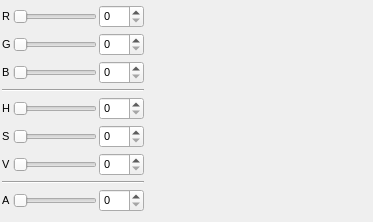
<?xml version="1.0" encoding="UTF-8"?>
<ui version="4.0">
 <class>TColourWidget</class>
 <widget class="QWidget" name="TColourWidget">
  <property name="geometry">
   <rect>
    <x>0</x>
    <y>0</y>
    <width>373</width>
    <height>222</height>
   </rect>
  </property>
  <property name="sizePolicy">
   <sizepolicy hsizetype="Minimum" vsizetype="Minimum">
    <horstretch>0</horstretch>
    <verstretch>0</verstretch>
   </sizepolicy>
  </property>
  <property name="baseSize">
   <size>
    <width>56</width>
    <height>56</height>
   </size>
  </property>
  <property name="font">
   <font>
    <pointsize>8</pointsize>
   </font>
  </property>
  <property name="windowTitle">
   <string>Colour Popup</string>
  </property>
  <layout class="QGridLayout" name="gridLayout">
   <property name="margin">
    <number>2</number>
   </property>
   <property name="spacing">
    <number>2</number>
   </property>
   <item row="4" column="1">
    <widget class="QSlider" name="HueSlider">
     <property name="toolTip">
      <string>Set the hue component of the colour (HSV)</string>
     </property>
     <property name="maximum">
      <number>359</number>
     </property>
     <property name="orientation">
      <enum>Qt::Horizontal</enum>
     </property>
    </widget>
   </item>
   <item row="1" column="0">
    <widget class="QLabel" name="label_2">
     <property name="sizePolicy">
      <sizepolicy hsizetype="Minimum" vsizetype="Preferred">
       <horstretch>0</horstretch>
       <verstretch>0</verstretch>
      </sizepolicy>
     </property>
     <property name="text">
      <string>G</string>
     </property>
    </widget>
   </item>
   <item row="1" column="1">
    <widget class="QSlider" name="GreenSlider">
     <property name="toolTip">
      <string>Set the green component of the colour (RGB)</string>
     </property>
     <property name="maximum">
      <number>255</number>
     </property>
     <property name="orientation">
      <enum>Qt::Horizontal</enum>
     </property>
    </widget>
   </item>
   <item row="5" column="2">
    <widget class="QSpinBox" name="SaturationSpin">
     <property name="toolTip">
      <string>Set the saturation component of the colour (HSV)</string>
     </property>
     <property name="maximum">
      <number>255</number>
     </property>
    </widget>
   </item>
   <item row="4" column="2">
    <widget class="QSpinBox" name="HueSpin">
     <property name="toolTip">
      <string>Set the hue component of the colour (HSV)</string>
     </property>
     <property name="maximum">
      <number>359</number>
     </property>
    </widget>
   </item>
   <item row="3" column="0" colspan="3">
    <widget class="Line" name="line">
     <property name="orientation">
      <enum>Qt::Horizontal</enum>
     </property>
    </widget>
   </item>
   <item row="4" column="0">
    <widget class="QLabel" name="label_4">
     <property name="sizePolicy">
      <sizepolicy hsizetype="Minimum" vsizetype="Preferred">
       <horstretch>0</horstretch>
       <verstretch>0</verstretch>
      </sizepolicy>
     </property>
     <property name="text">
      <string>H</string>
     </property>
    </widget>
   </item>
   <item row="2" column="0">
    <widget class="QLabel" name="label_3">
     <property name="sizePolicy">
      <sizepolicy hsizetype="Minimum" vsizetype="Preferred">
       <horstretch>0</horstretch>
       <verstretch>0</verstretch>
      </sizepolicy>
     </property>
     <property name="text">
      <string>B</string>
     </property>
    </widget>
   </item>
   <item row="1" column="2">
    <widget class="QSpinBox" name="GreenSpin">
     <property name="toolTip">
      <string>Set the green component of the colour (RGB)</string>
     </property>
     <property name="maximum">
      <number>255</number>
     </property>
    </widget>
   </item>
   <item row="0" column="0">
    <widget class="QLabel" name="label">
     <property name="sizePolicy">
      <sizepolicy hsizetype="Minimum" vsizetype="Preferred">
       <horstretch>0</horstretch>
       <verstretch>0</verstretch>
      </sizepolicy>
     </property>
     <property name="text">
      <string>R</string>
     </property>
    </widget>
   </item>
   <item row="2" column="2">
    <widget class="QSpinBox" name="BlueSpin">
     <property name="toolTip">
      <string>Set the blue component of the colour (RGB)</string>
     </property>
     <property name="maximum">
      <number>255</number>
     </property>
    </widget>
   </item>
   <item row="6" column="1">
    <widget class="QSlider" name="ValueSlider">
     <property name="toolTip">
      <string>Set the value component of the colour (HSV)</string>
     </property>
     <property name="maximum">
      <number>255</number>
     </property>
     <property name="orientation">
      <enum>Qt::Horizontal</enum>
     </property>
    </widget>
   </item>
   <item row="5" column="0">
    <widget class="QLabel" name="label_5">
     <property name="sizePolicy">
      <sizepolicy hsizetype="Minimum" vsizetype="Preferred">
       <horstretch>0</horstretch>
       <verstretch>0</verstretch>
      </sizepolicy>
     </property>
     <property name="text">
      <string>S</string>
     </property>
    </widget>
   </item>
   <item row="2" column="1">
    <widget class="QSlider" name="BlueSlider">
     <property name="toolTip">
      <string>Set the blue component of the colour (RGB)</string>
     </property>
     <property name="maximum">
      <number>255</number>
     </property>
     <property name="orientation">
      <enum>Qt::Horizontal</enum>
     </property>
    </widget>
   </item>
   <item row="7" column="0" colspan="3">
    <widget class="Line" name="AlphaLine">
     <property name="orientation">
      <enum>Qt::Horizontal</enum>
     </property>
    </widget>
   </item>
   <item row="6" column="2">
    <widget class="QSpinBox" name="ValueSpin">
     <property name="toolTip">
      <string>Set the value component of the colour (HSV)</string>
     </property>
     <property name="maximum">
      <number>255</number>
     </property>
    </widget>
   </item>
   <item row="5" column="1">
    <widget class="QSlider" name="SaturationSlider">
     <property name="toolTip">
      <string>Set the saturation component of the colour (HSV)</string>
     </property>
     <property name="maximum">
      <number>255</number>
     </property>
     <property name="orientation">
      <enum>Qt::Horizontal</enum>
     </property>
    </widget>
   </item>
   <item row="6" column="0">
    <widget class="QLabel" name="label_6">
     <property name="sizePolicy">
      <sizepolicy hsizetype="Minimum" vsizetype="Preferred">
       <horstretch>0</horstretch>
       <verstretch>0</verstretch>
      </sizepolicy>
     </property>
     <property name="text">
      <string>V</string>
     </property>
    </widget>
   </item>
   <item row="0" column="2">
    <widget class="QSpinBox" name="RedSpin">
     <property name="toolTip">
      <string>Set the red component of the colour (RGB)</string>
     </property>
     <property name="maximum">
      <number>255</number>
     </property>
    </widget>
   </item>
   <item row="0" column="1">
    <widget class="QSlider" name="RedSlider">
     <property name="toolTip">
      <string>Set the red component of the colour (RGB)</string>
     </property>
     <property name="maximum">
      <number>255</number>
     </property>
     <property name="orientation">
      <enum>Qt::Horizontal</enum>
     </property>
    </widget>
   </item>
   <item row="8" column="0">
    <widget class="QLabel" name="label_7">
     <property name="sizePolicy">
      <sizepolicy hsizetype="Minimum" vsizetype="Preferred">
       <horstretch>0</horstretch>
       <verstretch>0</verstretch>
      </sizepolicy>
     </property>
     <property name="text">
      <string>A</string>
     </property>
    </widget>
   </item>
   <item row="8" column="1">
    <widget class="QSlider" name="AlphaSlider">
     <property name="toolTip">
      <string>Set the alpha component of the colour</string>
     </property>
     <property name="maximum">
      <number>255</number>
     </property>
     <property name="orientation">
      <enum>Qt::Horizontal</enum>
     </property>
    </widget>
   </item>
   <item row="8" column="2">
    <widget class="QSpinBox" name="AlphaSpin">
     <property name="toolTip">
      <string>Set the alpha component of the colour</string>
     </property>
     <property name="maximum">
      <number>255</number>
     </property>
    </widget>
   </item>
   <item row="0" column="3" rowspan="9">
    <widget class="TColourWheel" name="Wheel" native="true">
     <property name="sizePolicy">
      <sizepolicy hsizetype="Expanding" vsizetype="Preferred">
       <horstretch>1</horstretch>
       <verstretch>0</verstretch>
      </sizepolicy>
     </property>
    </widget>
   </item>
  </layout>
 </widget>
 <customwidgets>
  <customwidget>
   <class>TColourWheel</class>
   <extends>QWidget</extends>
   <header>gui/tcolourwheel.hui</header>
   <container>1</container>
  </customwidget>
 </customwidgets>
 <tabstops>
  <tabstop>RedSlider</tabstop>
  <tabstop>RedSpin</tabstop>
  <tabstop>GreenSlider</tabstop>
  <tabstop>GreenSpin</tabstop>
  <tabstop>BlueSlider</tabstop>
  <tabstop>BlueSpin</tabstop>
  <tabstop>HueSlider</tabstop>
  <tabstop>HueSpin</tabstop>
  <tabstop>SaturationSlider</tabstop>
  <tabstop>SaturationSpin</tabstop>
  <tabstop>ValueSlider</tabstop>
  <tabstop>ValueSpin</tabstop>
  <tabstop>AlphaSlider</tabstop>
  <tabstop>AlphaSpin</tabstop>
 </tabstops>
 <resources>
  <include location="icons.qrc"/>
 </resources>
 <connections/>
</ui>
